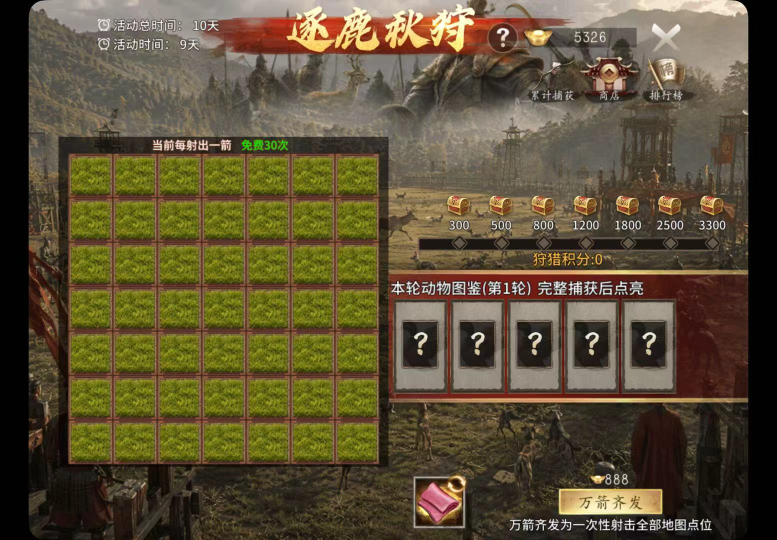
#> input picture shape_search/pic/img_1.jpg, 1554 x 1080 px, found by its file name (shown at 1/2 size)
$ python analyze_board.py
#> lines starting #> are read from the running program, lines starting #| are printed output that depends on the picture; after the words box and inside, x2 and y2 are one past the last pixel; in counts of white or black regions, pixels touching at a corner belong together
# -*- coding: utf-8 -*-
import numpy as np
from PIL import Image

P = r"D:\my_AI_practice\shape_search\pic"
BBOX = (130, 300, 760, 918)   # x0,y0,x1,y1 board region

def green_mask(a):
    R = a[:, :, 0].astype(int); G = a[:, :, 1].astype(int); B = a[:, :, 2].astype(int)
    return (G > R + 15) & (G > B + 40) & (G > 90)

def lines_in(a, x0, y0, x1, y1):
    sub = a[y0:y1 + 1, x0:x1 + 1]
    gm = green_mask(sub)
    colf = gm.mean(axis=0); rowf = gm.mean(axis=1)
    def mins(f, n=7):
        out = []
        L = len(f)
        for i in range(n + 1):
            e = (L - 1) * i / n
            lo = max(0, int(e) - L // (2 * n)); hi = min(L, int(e) + L // (2 * n) + 1)
            j = lo + int(np.argmin(f[lo:hi]))
            out.append(j)
        return out
    xs = [x0 + j for j in mins(colf)]
    ys = [y0 + j for j in mins(rowf)]
    return xs, ys

def cell_stats(a, xs, ys, r, c):
    xa, xb = xs[c], xs[c + 1]; ya, yb = ys[r], ys[r + 1]
    mx = int((xb - xa) * 0.22); my = int((yb - ya) * 0.22)
    cell = a[ya + my:yb - my, xa + mx:xb - mx]
    R = cell[:, :, 0].astype(int); G = cell[:, :, 1].astype(int); B = cell[:, :, 2].astype(int)
    gm = green_mask(cell).mean()
    beige = ((R > 175) & (G > 165) & (B > 130) & (R - B > 15) & (abs(R - G) < 45)).mean()
    sat = (cell.max(axis=2).astype(int) - cell.min(axis=2).astype(int))
    art = ((sat > 55) & (~green_mask(cell))).mean()
    dark = (cell.mean(axis=2) < 110).mean()
    return gm, beige, art, dark

if __name__ == "__main__":
    for name in ("img_1.jpg", "img_0.jpg"):
        a = np.asarray(Image.open(f"{P}\\{name}").convert("RGB"))
#> a is the input picture: shape (1080, 1554, 3); mean R, G, B 92.6, 80.7, 53.7
        xs, ys = lines_in(a, *BBOX)
#> in lines_in, `sub = a[y0:y1 + 1, x0:x1 + 1]`:
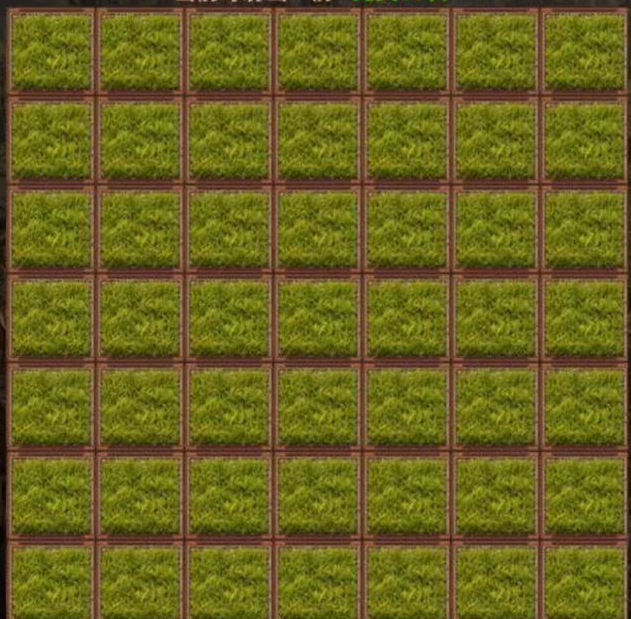
#> sub: shape (619, 631, 3); mean R, G, B 106.5, 99.5, 30.3
#> in green_mask, `R = a[:, :, 0].astype(int)`:
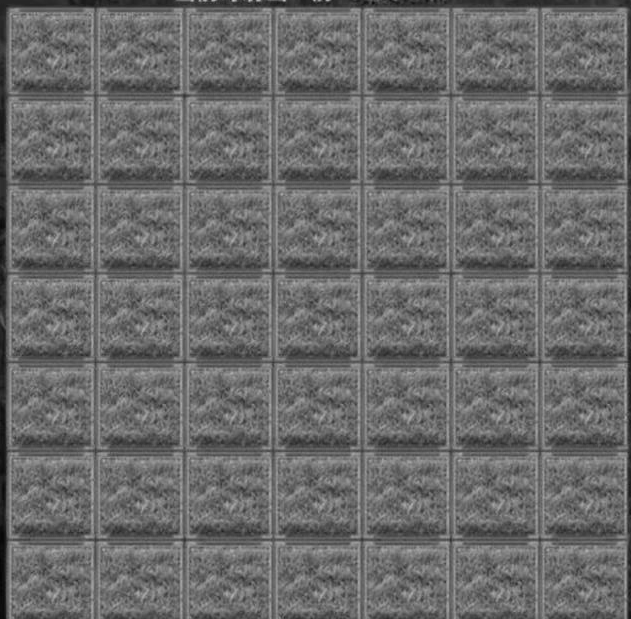
#> R: shape (619, 631) int64; min 5, max 196, mean 106.5
#> in green_mask, `B = a[:, :, 2].astype(int)`:
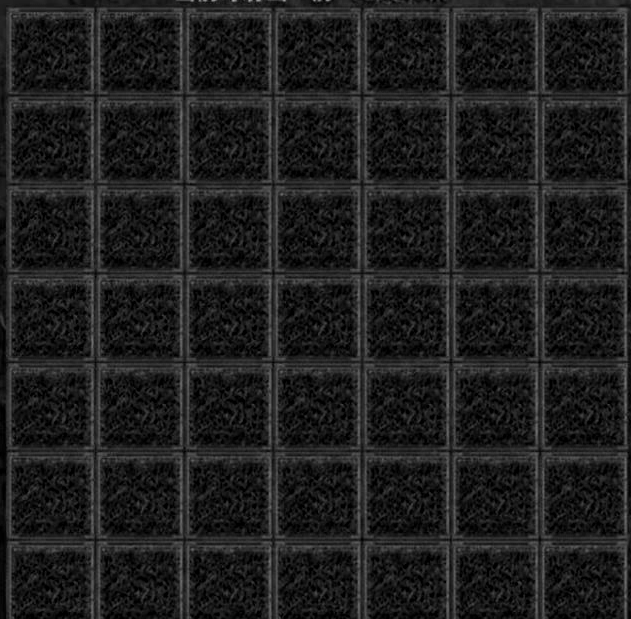
#> B: shape (619, 631) int64; min 0, max 169, mean 30.3
#> in green_mask, `return (G > R + 15) & (G > B + 40) & (G > 90)`:
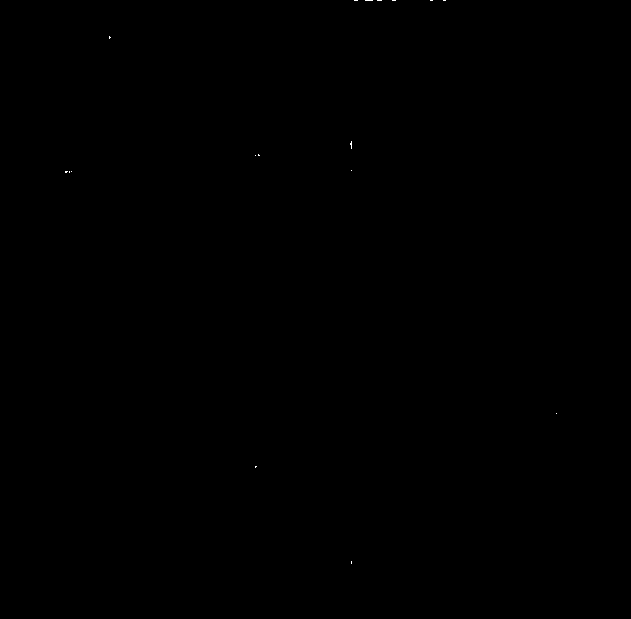
#> returned value: shape (619, 631) bool; 0.02% white in thin lines or dots, all inside (x1, y1, x2, y2) = (65, 0, 557, 564)
#> in lines_in, `colf = gm.mean(axis=0)`: colf = 631 values, max 0.0194 at index 351, min 0 at index 0, mean 0.000156
#> in lines_in, `rowf = gm.mean(axis=1)`: rowf = 619 values, max 0.0428 at index 0, min 0 at index 1, mean 0.000156
#> in mins, `L = len(f)`: L = 631
#> the loop in mins, `for i in range(n + 1):` made 8 passes
#> (e, lo, hi, j) on passes 1 to 8: (0, 0, 46, 0), (90, 45, 136, 45), (180, 135, 226, 135), (270, 225, 316, 225), (360, 315, 406, 315), (450, 405, 496, 405), (540, 495, 586, 495), (630, 585, 631, 585)
#> after the loop in mins, `for i in range(n + 1):`: out = [0, 45, 135, 225, 315, 405, 495, 585]
#> in lines_in, `xs = [x0 + j for j in mins(colf)]`: xs = [130, 175, 265, 355, 445, 535, 625, 715]
#> the loop in mins (call 2), `for i in range(n + 1):` made 8 passes
#> (e, lo, hi, j) on passes 1 to 8: (0, 0, 45, 1), (88.29, 44, 133, 44), (176.6, 132, 221, 132), (264.9, 220, 309, 220), (353.1, 309, 398, 309), (441.4, 397, 486, 397), (529.7, 485, 574, 485), (618, 574, 619, 574)
#> in lines_in, `ys = [y0 + j for j in mins(rowf)]`: ys = [301, 344, 432, 520, 609, 697, 785, 874]
#> xs = [130, 175, 265, 355, 445, 535, 625, 715]; ys = [301, 344, 432, 520, 609, 697, 785, 874]
        print(name, "xs", xs, "ys", ys)
#| img_1.jpg xs [130, 175, 265, 355, 445, 535, 625, 715] ys [301, 344, 432, 520, 609, 697, 785, 874]
        print("   cells ~", np.diff(xs).mean().round(1), np.diff(ys).mean().round(1))
#|    cells ~ 83.6 81.9
        for r in range(7):
            line = []
            for c in range(7):
                gm, be, art, dk = cell_stats(a, xs, ys, r, c)
                if gm > 0.4:
                    t = " . "
                elif be > 0.45 and art < 0.18:
                    t = " E "
                else:
                    t = " A "
                line.append(t)
            print("   " + "".join(line))
#> this loop made 7 passes
#> pass 1, in cell_stats, `cell = a[ya + my:yb - my, xa + mx:xb - mx]`:
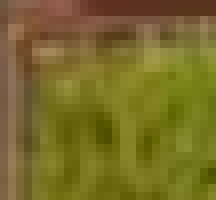
#> cell: shape (25, 27, 3) (shown 8 times larger); mean R, G, B 119.9, 107.5, 39.4
#> pass 1, in cell_stats, `G = cell[:, :, 1].astype(int)`:
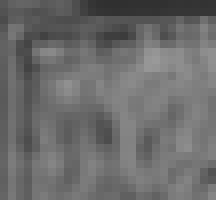
#> G: shape (25, 27) int64 (shown 8 times larger); min 48, max 153, mean 107.5
#> pass 1, in cell_stats, `B = cell[:, :, 2].astype(int)`:
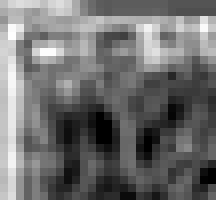
#> B: shape (25, 27) int64 (shown 8 times larger); min 0, max 91, mean 39.4; drawn with min black and max white
        print()
#> pass 2 of the loop `for name in ("img_1.jpg", "img_0.jpg"):`:
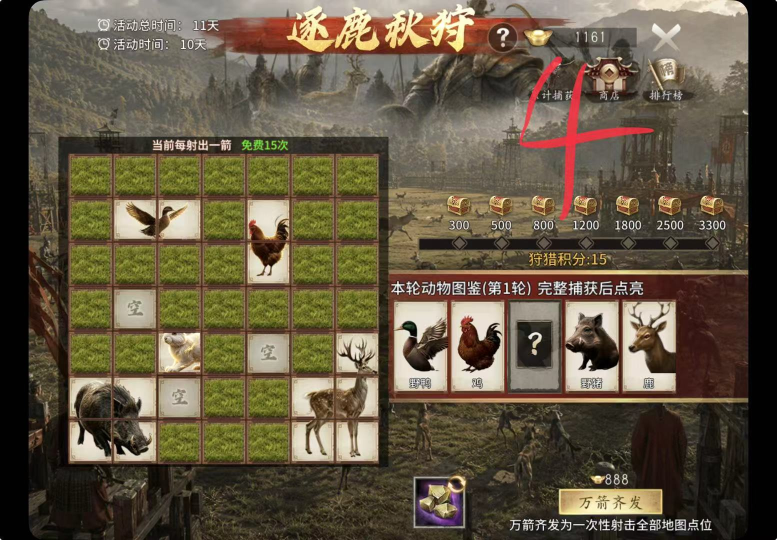
#> input picture shape_search/pic/img_0.jpg, 1554 x 1080 px, found by its file name (shown at 1/2 size)
#> a is the input picture: shape (1080, 1554, 3); mean R, G, B 98.3, 86.6, 66.2
#> in lines_in (call 2), `gm = green_mask(sub)`:
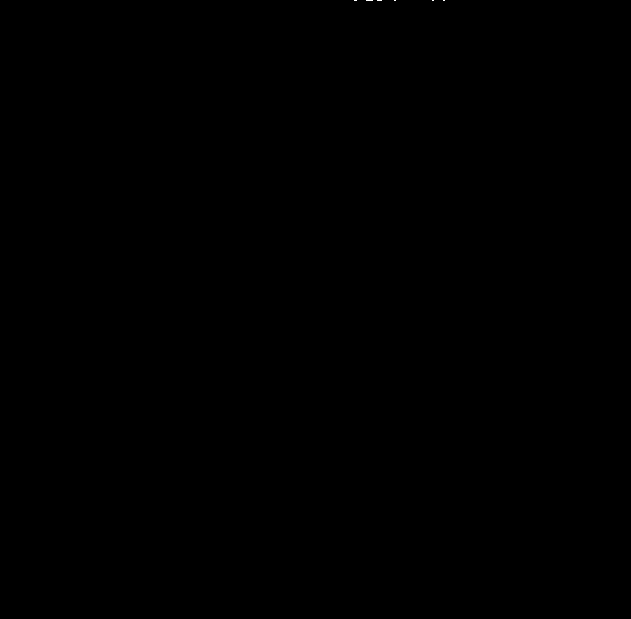
#> gm: shape (619, 631) bool; 0.01% white in thin lines or dots, all inside (x1, y1, x2, y2) = (354, 0, 445, 1)
#> colf = 631 values, max 0.00162 at index 354, min 0 at index 0, mean 5.38e-05
#> rowf = 619 values, max 0.0333 at index 0, min 0 at index 1, mean 5.38e-05
#| img_0.jpg xs [130, 175, 265, 355, 445, 535, 625, 715] ys [301, 344, 432, 520, 609, 697, 785, 874]
#|    cells ~ 83.6 81.9
#> the loop `for r in range(7):` made 7 passes
#> pass 1, in cell_stats (call 50), `B = cell[:, :, 2].astype(int)`:
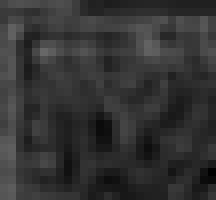
#> B: shape (25, 27) int64 (shown 8 times larger); min 1, max 103, mean 50.8
